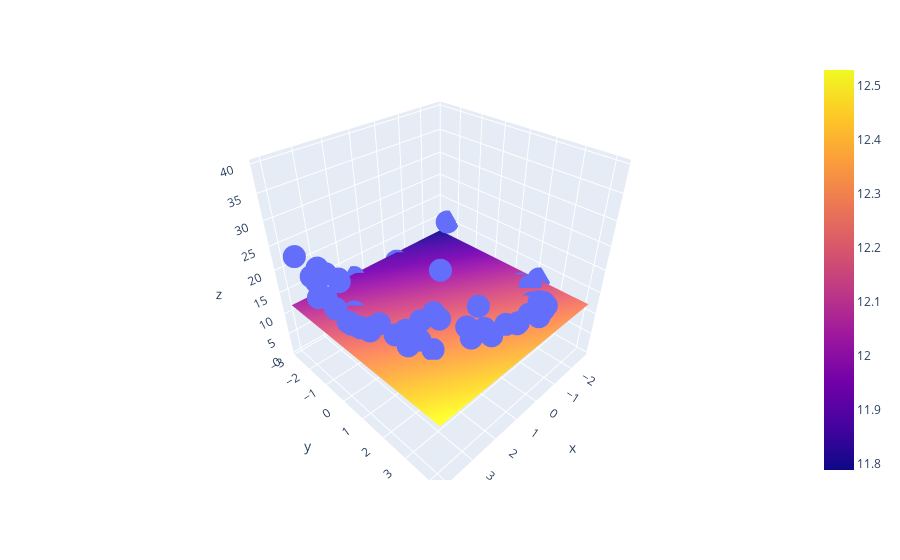

Notebook cell for this chart:
### Code cell
import plotly.graph_objects as go
fig=px.scatter_3d(df, x=x.ravel(), y=y.ravel(), z=z.ravel())
fig.add_trace(go.Surface(x = x_input, y = y_input, z = z_final))
fig.show()
